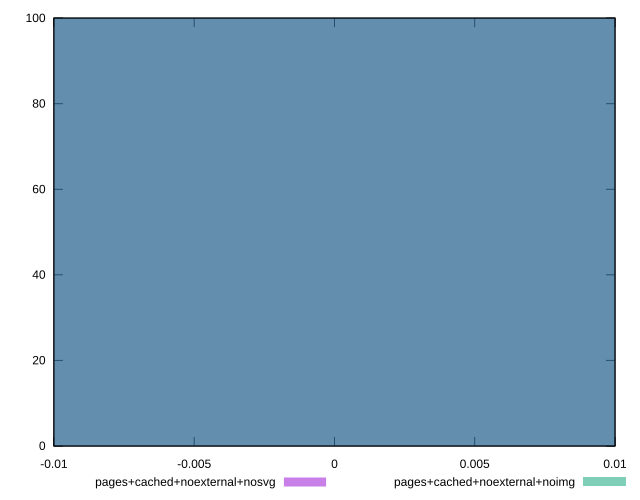

Reproduce this figure in gnuplot.
reset
set terminal svg size 640, 500 enhanced background rgb 'white'
set output "report_00007_2020-12-11T15:55:29.892Z/offscreen-images/comparison/histogram/7_vs_8.svg"

$pagesCachedNoexternalNosvg <<EOF
0 100
EOF

$pagesCachedNoexternalNoimg <<EOF
0 100
EOF

set key outside below
set boxwidth 0.1
set yrange [0:100]
set style fill transparent solid 0.5 noborder

plot \
  $pagesCachedNoexternalNosvg title "pages+cached+noexternal+nosvg" with boxes, \
  $pagesCachedNoexternalNoimg title "pages+cached+noexternal+noimg" with boxes, \


reset
